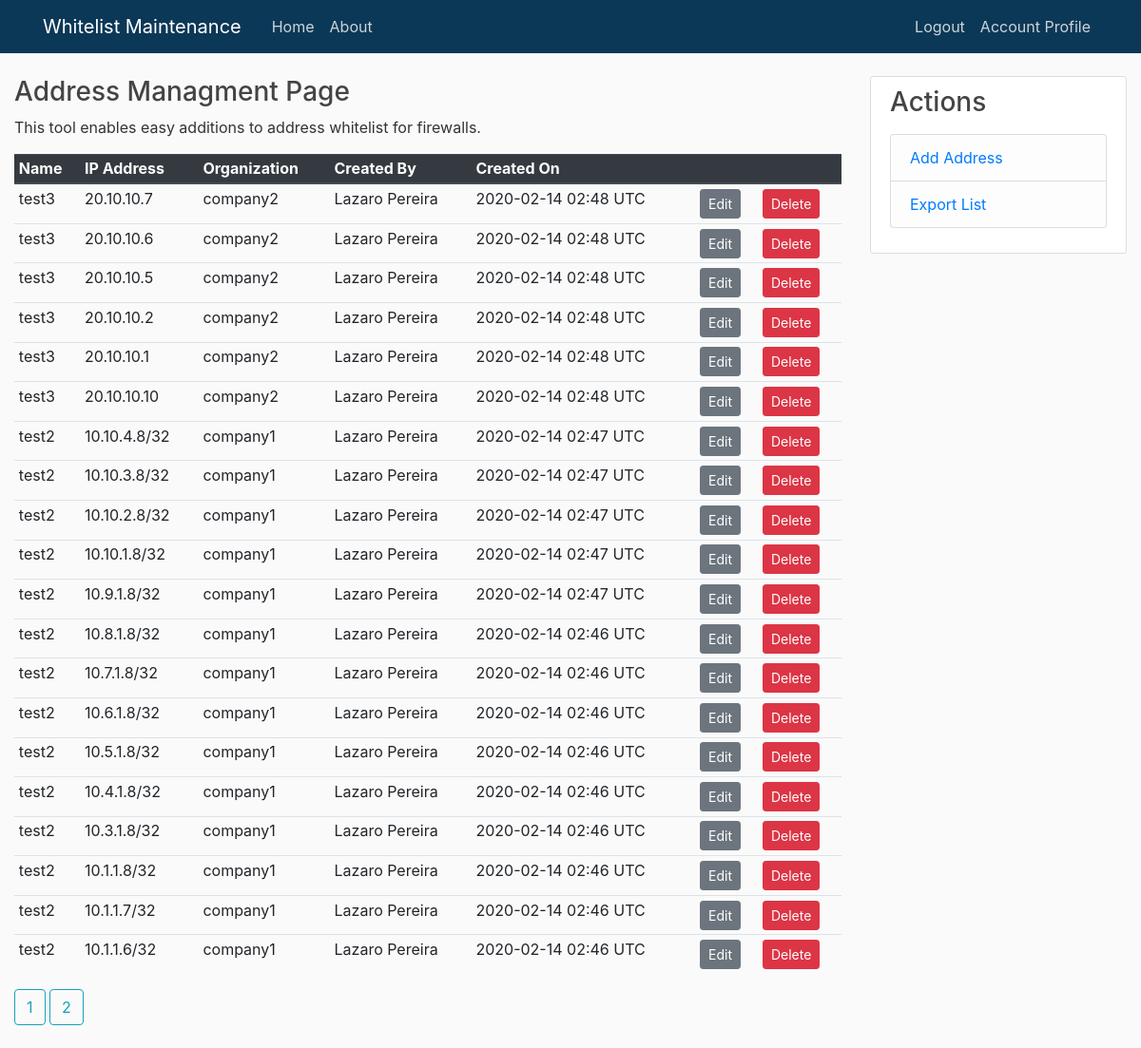
Screenshot of / (signed in) with the database file from the repository.
### eal_manager/models.py (models this page shows, shortened)
class IPAddress(db.Model):
    address_id = db.Column(db.Integer, primary_key=True)
    address = db.Column(db.String(30))
    name = db.Column(db.String(255))
    organization = db.Column(db.String(255))
    date_created = db.Column(db.DateTime, nullable=False, default=datetime.utcnow)
    creator_id = db.Column(db.Integer, db.ForeignKey('user.id'), nullable = False)

### eal_manager/routes.py (the view)
@app.route("/")
@login_required
def startpage():
    page = request.args.get('page', 1, type=int)
    whitelisted_addresses = IPAddress.query.order_by(IPAddress.date_created.desc()).paginate(page=page, per_page=20)
    return render_template('index.html', whitelisted_addresses=whitelisted_addresses)

### eal_manager/models.py (called while the page is built)
@login_manager.user_loader
def load_user(email_id):
    return User.query.get(int(email_id))

### eal_manager/templates/index.html (shortened to what this page needs)
{% extends "layout.html" %}
{% block content %}
        <H3>Address Managment Page </H3>
        <p>This tool enables easy additions to address whitelist for firewalls. </p>
        <table class="table table-sm">
            <thead class="thead-dark">
            <tr>
                <th>Name</th>
                <th>IP Address</th>
                <th>Organization</th>
                <th>Created By</th>
                <th>Created On</th>
                <th></th>
                <th></th>
            </tr>
            </thead>
        {% for item in whitelisted_addresses.items %}
          <tr>
            <td>{{ item.name }}</td>
            <td>{{ item.address }}</a></td>
            <td>{{ item.organization }}</td>
            <td>{{ item.creator_id }}</td>
            <td>{{ item.date_created.strftime('%Y-%m-%d  %H:%M') }} UTC </td>
            <td><a href="{{ url_for('update_addr', addr_id=item.address_id)  }}"><button type="button" class="btn btn-secondary btn-sm " data-toggle="modal" data-target="#editModal">Edit</button></a></td>
            <td><button type="button" class="btn btn-danger btn-sm" data-toggle="modal" data-target="#deleteModal">Delete</button></a></td>
        </tr>
        {% endfor %}
    </table>
   {% for page_num in whitelisted_addresses.iter_pages(left_edge=1, right_edge=1, left_current=1, right_current=2) %}
   {% if page_num %}
    <a class='btn btn-outline-info mb-4' href= "{{ url_for('startpage', page=page_num) }}">{{ page_num }} </a>
   {% else %}
   ...
   {% endif%}
   {% endfor%}
{% endblock content %}

### eal_manager/templates/layout.html (shortened to what this page needs)
    <!DOCTYPE html>
<html>
    <head>
        <html lang="en">
  <head>
        <link rel="stylesheet" href="https://stackpath.bootstrapcdn.com/bootstrap/4.3.1/css/bootstrap.min.css">
        <link rel="stylesheet" href="{{ url_for('static',filename='main.css') }}">
    </head>
    <body>
        <header class="site-header">
            <nav class="navbar navbar-expand-md navbar-dark bg-steel fixed-top">
              <div class="container">
                <a class="navbar-brand mr-4" href="/">Whitelist Maintenance</a>
                <div class="collapse navbar-collapse" id="navbarToggle">
                  <div class="navbar-nav mr-auto">
                    <a class="nav-item nav-link" href="{{ url_for('startpage')}}">Home</a>
                    <a class="nav-item nav-link" href="{{ url_for('startpage')}}">About</a>
                  </div>
                  <div class="navbar-nav">
                    {% if current_user.is_authenticated %}
                      <a class="nav-item nav-link" href="{{ url_for('logout')}}">Logout</a>
                      <a class="nav-item nav-link" href="{{ url_for('account')}}">Account Profile</a>
                    {% else %}
                      <a class="nav-item nav-link" href="{{ url_for('login')}}">Login</a>
                      <a class="nav-item nav-link" href="{{ url_for('register')}}">Register</a>
                    {%endif%}
                  </div>
                </div>
              </div>
            </nav>
          </header>
          <main role="main" class="container-fluid">
            <div class="row">
              <div class="col-lg-9">
                {% block content %}
                {% endblock %}
              </div>
              <div class="col-lg-3">
                <div class="content-section">
                  <h3>Actions</h3>
                  <p class='text-muted'>
                    <ul class="list-group">
                      <li class="list-group-item list-group-item-light"><a href="{{ url_for('createaddress') }}">Add Address</a></li>
                      <li class="list-group-item list-group-item-light"><a href="{{ url_for('createaddress') }}">Export List</a></li>
                    </ul>
                  </p>
                </div>
              </div>
            </div>
          </main>
  </body>
    </body>
</html>

### eal_manager/static/main.css (style rules this page uses)
body { background: #fafafa; color: #333333; margin-top: 5rem; }
h1, h2, h3, h4, h5, h6 { color: #444444; }
.bg-steel { background-color: #0c3857; }
.site-header .navbar-nav .nav-link { color: #cbd5db; }
.content-section { background: #ffffff; padding: 10px 20px; border: 1px solid #dddddd; border-radius: 3px; margin-bottom: 20px; }

### rows the page displays
IPAddress: name "test3", address "20.10.10.7", organization "company2", creator_id "Lazaro Pereira", date_created "2020-02-14 02:48"
IPAddress: name "test3", address "20.10.10.6", organization "company2", creator_id "Lazaro Pereira", date_created "2020-02-14 02:48"
IPAddress: name "test3", address "20.10.10.5", organization "company2", creator_id "Lazaro Pereira", date_created "2020-02-14 02:48"
IPAddress: name "test3", address "20.10.10.2", organization "company2", creator_id "Lazaro Pereira", date_created "2020-02-14 02:48"
IPAddress: name "test3", address "20.10.10.1", organization "company2", creator_id "Lazaro Pereira", date_created "2020-02-14 02:48"
IPAddress: name "test3", address "20.10.10.10", organization "company2", creator_id "Lazaro Pereira", date_created "2020-02-14 02:48"
IPAddress: name "test2", address "10.10.4.8/32", organization "company1", creator_id "Lazaro Pereira", date_created "2020-02-14 02:47"
IPAddress: name "test2", address "10.10.3.8/32", organization "company1", creator_id "Lazaro Pereira", date_created "2020-02-14 02:47"
IPAddress: name "test2", address "10.10.2.8/32", organization "company1", creator_id "Lazaro Pereira", date_created "2020-02-14 02:47"
IPAddress: name "test2", address "10.10.1.8/32", organization "company1", creator_id "Lazaro Pereira", date_created "2020-02-14 02:47"
IPAddress: name "test2", address "10.9.1.8/32", organization "company1", creator_id "Lazaro Pereira", date_created "2020-02-14 02:47"
IPAddress: name "test2", address "10.8.1.8/32", organization "company1", creator_id "Lazaro Pereira", date_created "2020-02-14 02:46"
IPAddress: name "test2", address "10.7.1.8/32", organization "company1", creator_id "Lazaro Pereira", date_created "2020-02-14 02:46"
IPAddress: name "test2", address "10.6.1.8/32", organization "company1", creator_id "Lazaro Pereira", date_created "2020-02-14 02:46"
IPAddress: name "test2", address "10.5.1.8/32", organization "company1", creator_id "Lazaro Pereira", date_created "2020-02-14 02:46"
IPAddress: name "test2", address "10.4.1.8/32", organization "company1", creator_id "Lazaro Pereira", date_created "2020-02-14 02:46"
IPAddress: name "test2", address "10.3.1.8/32", organization "company1", creator_id "Lazaro Pereira", date_created "2020-02-14 02:46"
IPAddress: name "test2", address "10.1.1.8/32", organization "company1", creator_id "Lazaro Pereira", date_created "2020-02-14 02:46"
IPAddress: name "test2", address "10.1.1.7/32", organization "company1", creator_id "Lazaro Pereira", date_created "2020-02-14 02:46"
IPAddress: name "test2", address "10.1.1.6/32", organization "company1", creator_id "Lazaro Pereira", date_created "2020-02-14 02:46"

### other values shown
{{ page_num }} "1" "2"
